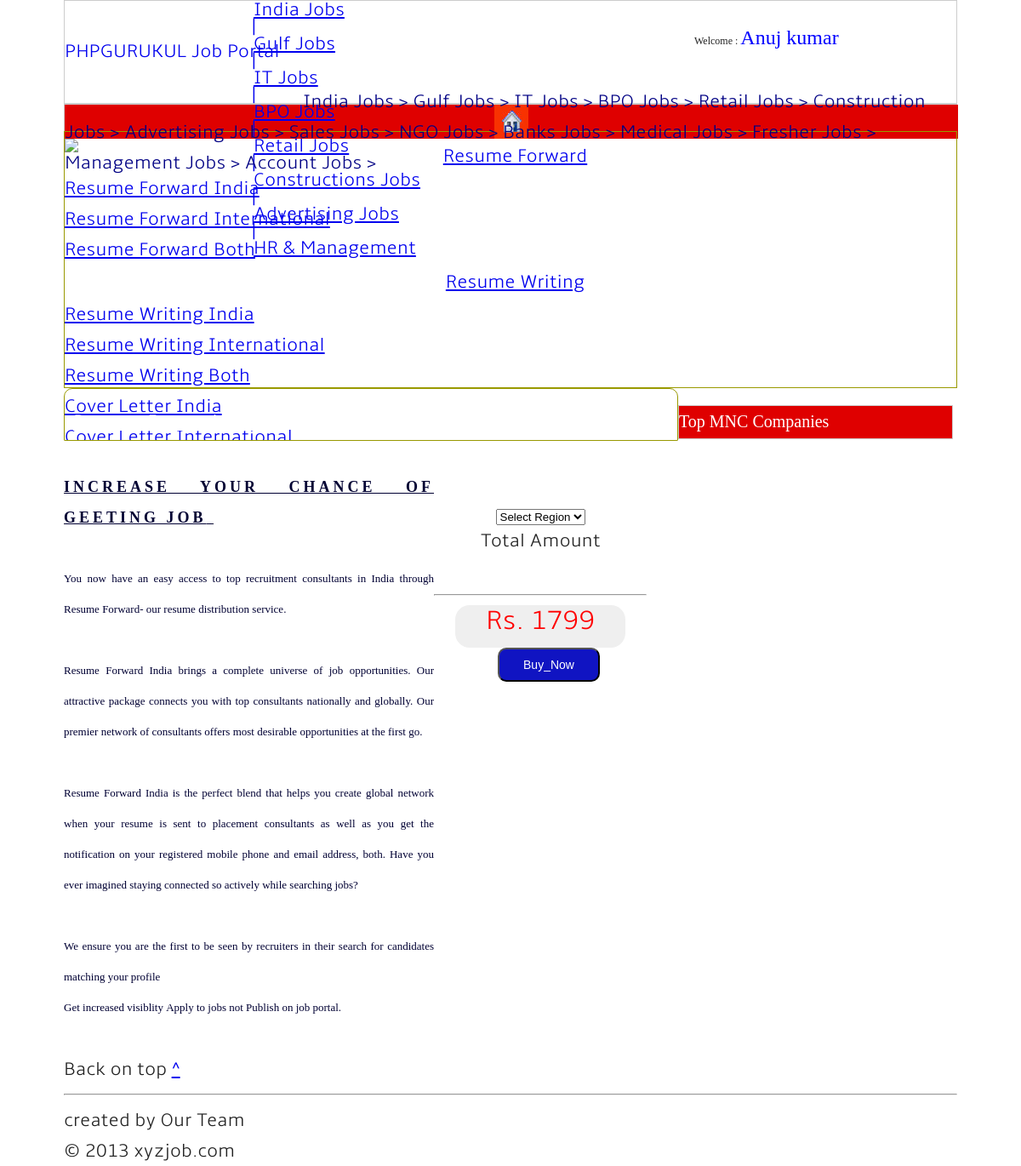
The app's page /ResumeForwardIndia1.php (signed in) with its own data.
### tables this page shows
CREATE TABLE IF NOT EXISTS `static` (
  `static_id` int(11) NOT NULL,
  `page` varchar(128) NOT NULL,
  `details` longtext NOT NULL
);

CREATE TABLE IF NOT EXISTS `resume_frwd_price` (
  `ser_no` int(11) NOT NULL,
  `ser_code` varchar(50) NOT NULL,
  `detail` varchar(200) NOT NULL,
  `price` int(100) NOT NULL
);

### ResumeForwardIndia1.php (the view, shortened to what this page needs)
<!DOCTYPE html PUBLIC "-//W3C//DTD XHTML 1.0 Transitional//EN" "http://www.w3.org/TR/xhtml1/DTD/xhtml1-transitional.dtd">
<html xmlns="http://www.w3.org/1999/xhtml">
<head>
<link rel="stylesheet" href="css/style.css" type="text/css" />
</head>
<body style=" background-color:#FFFFFF;" >
<div style="width:100%; height:auto; border:solid 0px #990000;">
<div style="width:1050px;  height:auto; margin:auto; border:solid 0px #00FF00;">
<div style="width:1048px; height:120px; background-color:#FFFFFF; border:solid 1px #CCCCCC;">
<?php
	if(isset($_SESSION['EMAIL']))
	{
		include('myaccountheader.php');
	}
	else
	{
		include('header.php');
	}
?></div>
<div style="width:1048px; height:30px;background-color:#1B43E2; border:solid 1px #CCCCCC;">
<?php
	if(isset($_SESSION['EMAIL']))
	{
		include('ma_menu.php');
	}
	else
	{
		include('menu.php');
	}
?>
</div>
<div style="1048px; height:300px; border:solid 1px #999900;">
<img src="images/resumeforword.gif" />
</div>
<div style=" width:1048px;background-color:#FFFFFF; height:60px;  border:solid 0px #999900;">
<div style=" width:720px;border-radius:10px 10px 1px 1px; float:left; height:60px;  border:solid 1px #999900;">
<link rel="stylesheet" href="css_middle/style.css" type="text/css" />
<ul id="css3menu11" class="topmenu" style="margin-top:18px;margin-left:8px;">
	<li class="topfirst"><a href="ResumeForwardIndia.php" style="height:40px;line-height:40px; width:200px;  background-color:#000000; color:#FFFFFF; border:#000000 0px solid;"><div style="padding-left:2px;"><b>Resume Forward India</b></div></a></li>
	<li class="toplast"><a href="ResumeForwardInternational.php" style="height:40px;line-height:40px;margin-left:2px; width:260px;"><div style="padding-left:2px;  "><b>Resume Forward International</b></div></a></li>
    <li class="topmenu"><a href="ResumeForwardBoth.php" style="height:40px;line-height:40px;margin-left:2px; width:200px;"><div style="padding-left:2px;"><b>Resume Forward Both</b></div></a></li>
</ul></div>
<div style=" width:323px;background-color:#FFFFFF; float:left; height:60px;  border:solid 0px #999900;"><table style="width:323px; height:40px; border:solid 1px #CCCCCC; color:#FFFFFF; margin-top:20px; background-color:#DF0000; font-size:20px; font-family:Comic Sans MS;"><font style="margin-left:20px; ">
<tr><td><b>Top MNC Companies</b></td></tr></font> </table>
</div>
</div>
<table style=" width:1048px; height:auto; background-color:#FFFFFF;border:solid 0px #999900;">
<tr><td>
<div style=" width:710px; height:auto; float:left;background-color:#FFFFFF; border:solid 0px #999900;">
<table style="width:435px; height:auto;float:left;">
<tr><td  style="width:435px;border:solid 0px #999900; height:auto;" align="justify"> <?php
$server=mysql_query("select * from static where page='ResumeForwardIndia'");
while($get=mysql_fetch_array($server))
{
       echo $get['details'];
}
?></td>
</tr>
</table>
<table style="width:250px;float:left;border:solid 0px #999900; height:auto;">
<tr>
<td style="width:250px;">
	<table style="width:250px;float:left; margin-top:80px;border:solid 0px #999900; height:auto;">
<tr>
<td style="width:150px;">
<p align="center"><select >
<option >Select Region </option>
<option >South India</option></select>
</p>
			<p style="width:250px; height:70px;" align="center"> <b>Total Amount</b><hr />
	<div style="width:200px; height:50px;border:solid 0px #999900;background-color:#EFEFEF; font-size:40px; margin-left:25px;border-radius:17px 17px 17px 17px;"align="center">
	<div style="width:200px; height:40px; margin-top:10px; border:#000000 0px solid;">
		<form method='post' action='data.php' name='frm1'>
			<?php include('dbconnection.php');
			$ser="Forward India";
			$result=mysql_query("select * from resume_frwd_price where detail='$ser' ");
			$resume=array();
			while($data=mysql_fetch_array($result))
			{
		       $resume[]=$data;
			} ?>
			<font color='red' size='6'><b><?php foreach($resume as $res){ echo"Rs. $res[3]";} ?></b></font>
			<input type='hidden' name='service' value='<?php foreach($resume as $res){ echo $res[2];} ?>' /></div></div></p>
			<p align="center"><a href="data.php"><input type="submit" name="RF" value="Buy_Now" style=" color:#FFFFFF; margin-left:20px;font-family:Arial, Helvetica, sans-serif; background-color:#1014C2; border-radius:10px 10px 10px 10px; width:120px; height:40px; font-size:14px;"></a></p></td>
		</form></tr>
	</table>
	</td>
</tr>
</table>
</div>
</td></tr></table>
<div style="width:1050px; height:auto; margin:auto; border:solid 0px #000000;">
<?php include('footer.php');?>
</div>
		</div></div>
</body>
</html>

### style.css (style rules this page uses)
html, body, div, span, applet, object, iframe, h1, h2, h3, h4, h5, h6, p, blockquote, pre, a, abbr, acronym, address, big, cite, code, del, dfn, em, img, ins, kbd, q, s, samp, small, strike, strong, sub, sup, tt, var, b, u, i, center, dl, dt, dd, ol, ul, li, fieldset, form, label, legend, table, caption, tbody, tfoot, thead, tr, th, td, article, aside, canvas, details, embed, figure, figcaption, footer, header, hgroup, menu, nav, output, ruby, section, summary, time, mark, audio, video { margin: 0; padding: 0; border: 0; font-size: 100%; font: inherit; vertical-align: baseline; }
body { line-height: 1; }
ol, ul { list-style: none; }
table { border-collapse: collapse; border-spacing: 0; }
body { font-family: 'amblelight'; font-size: 22px; line-height: 36px; font-weight:300; color:#222222; }
h1,h2,h3,h4,h5 { font-family: 'Raleway', sans-serif; font-weight:900; letter-spacing:4px; text-transform:uppercase; }

### records on screen
static: details "INCREASE YOUR CHANCE OF GEETING JOB You now have an easy access to top recruitment consultants in India through Resume Forward- our resume distribution service. Resume Forward India brings a complete universe of job opportunities. Our attractive package connects you with top consultants nationally and globally. Our premier network of consultants offers most desirable opportunities at the first go. Resume Forward India is the perfect blend that helps you create global network when your resume is sent to placement consultants as well as you get the notification on your registered mobile phone and email address, both. Have you ever imagined staying connected so actively while searching jobs?…"
resume_frwd_price: price "1799"

### other values on screen
$name "Anuj kumar"
